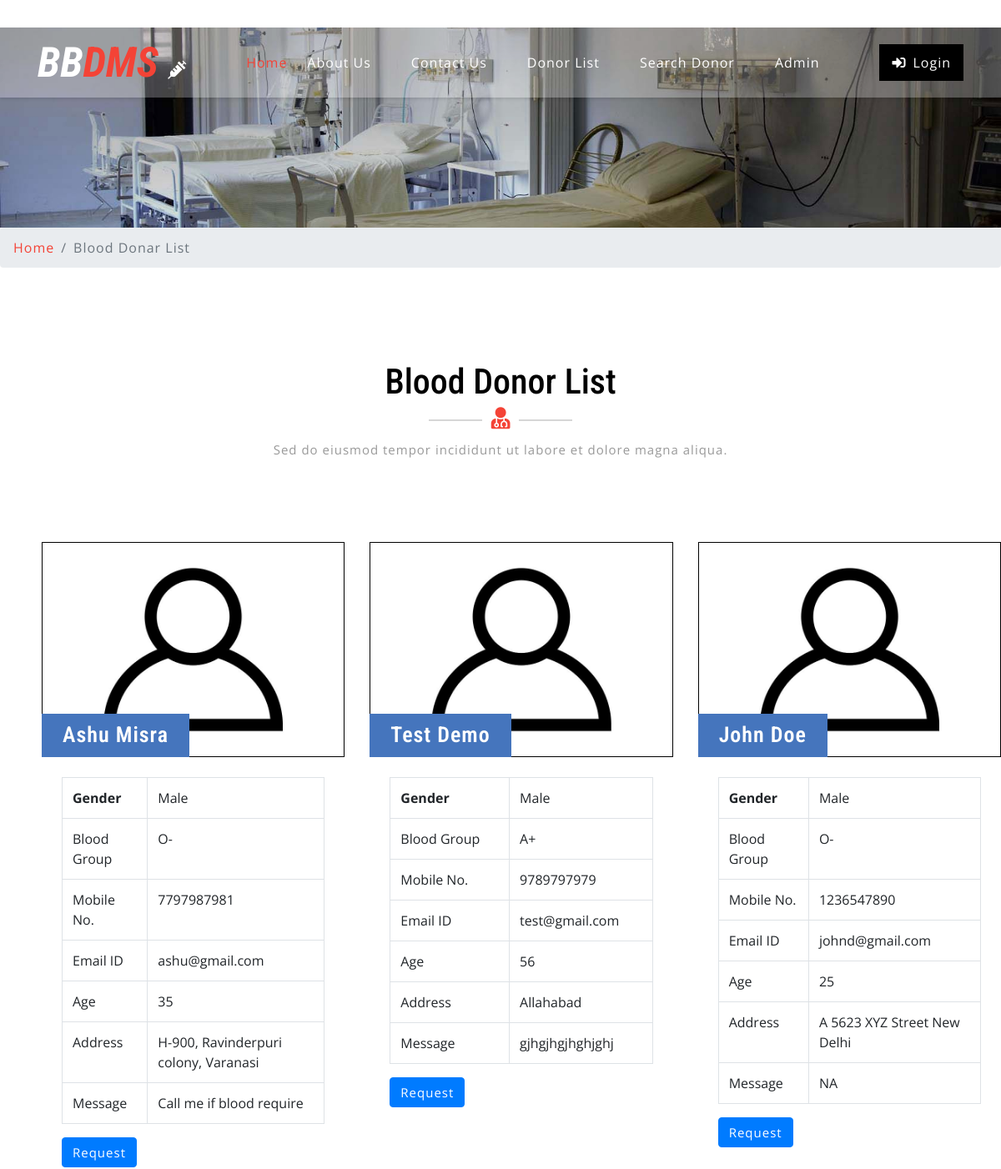
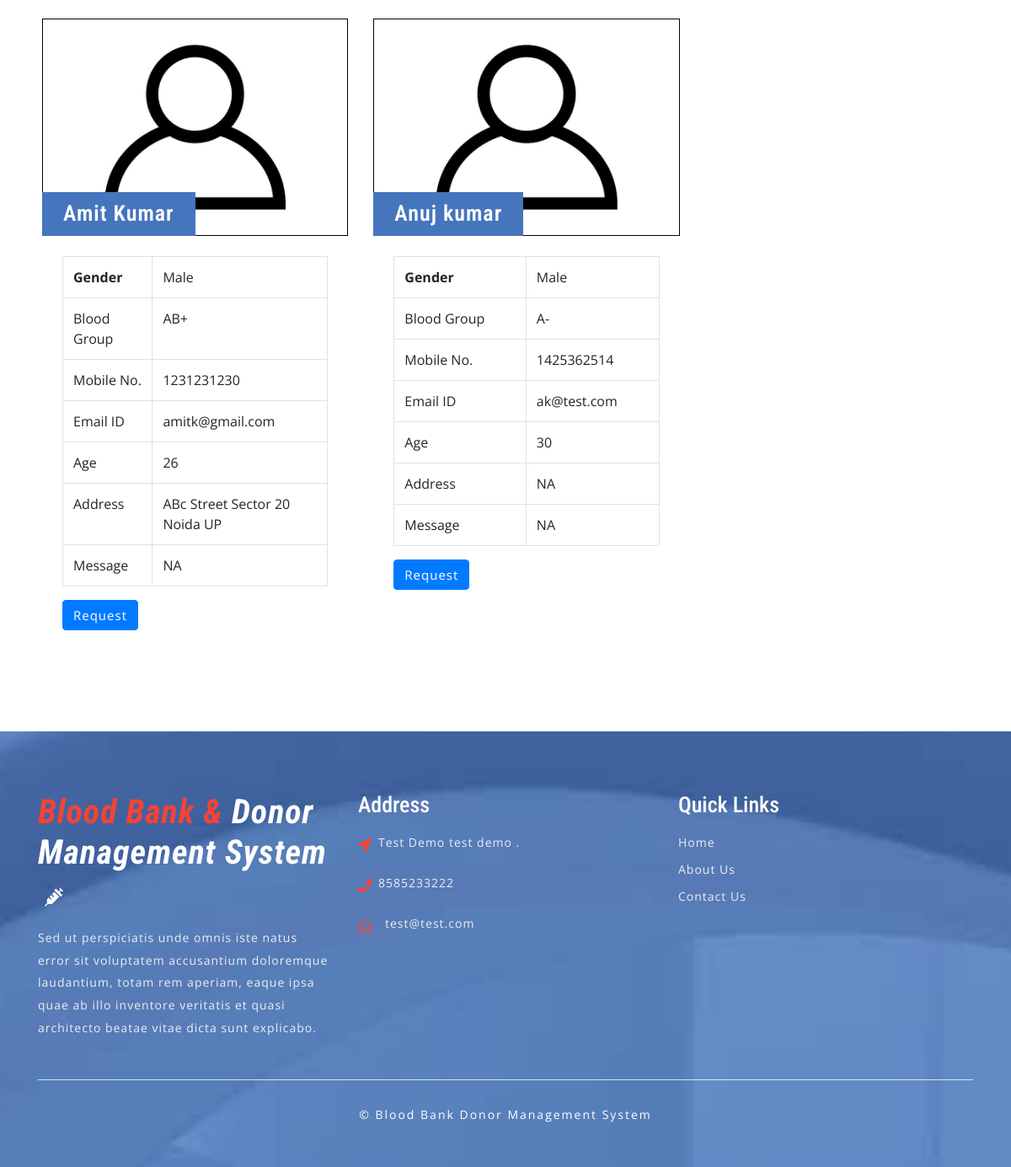
Page /donor-list.php on the committed database (2 pictures, top to bottom).
### tables this page shows
CREATE TABLE `tblblooddonars` (
  `id` int(11) NOT NULL,
  `FullName` varchar(100) DEFAULT NULL,
  `MobileNumber` char(11) DEFAULT NULL,
  `EmailId` varchar(100) DEFAULT NULL,
  `Gender` varchar(20) DEFAULT NULL,
  `Age` int(11) DEFAULT NULL,
  `BloodGroup` varchar(20) DEFAULT NULL,
  `Address` varchar(255) DEFAULT NULL,
  `Message` mediumtext DEFAULT NULL,
  `PostingDate` timestamp NOT NULL DEFAULT current_timestamp(),
  `status` int(1) DEFAULT NULL,
  `Password` varchar(250) DEFAULT NULL
);

CREATE TABLE `tblcontactusinfo` (
  `id` int(11) NOT NULL,
  `Address` tinytext DEFAULT NULL,
  `EmailId` varchar(255) DEFAULT NULL,
  `ContactNo` char(11) DEFAULT NULL
);

### donor-list.php (the view, shortened to what this page needs)
<?php
include('includes/config.php');
?>
<!DOCTYPE html>
<html lang="zxx">
<head>
	<link rel="stylesheet" href="css/bootstrap.css">
	<link rel="stylesheet" href="css/style.css" type="text/css" media="all" />
	<link rel="stylesheet" href="css/fontawesome-all.css">
</head>
<body>
	<?php include('includes/header.php');?>
	<div class="inner-banner-w3ls">
	</div>
	<div class="breadcrumb-agile">
		<div aria-label="breadcrumb">
			<ol class="breadcrumb">
				<li class="breadcrumb-item">
					<a href="index.php">Home</a>
				</li>
				<li class="breadcrumb-item active" aria-current="page">Blood Donar List</li>
			</ol>
		</div>
	</div>
	<div class="agileits-contact py-5">
		<div class="py-xl-5 py-lg-3">
			<div class="w3ls-titles text-center mb-5">
				<h3 class="title">Blood Donor List</h3>
				<span>
					<i class="fas fa-user-md"></i>
				</span>
				<p class="mt-2">Sed do eiusmod tempor incididunt ut labore et dolore magna aliqua.</p>
			</div>
			<div class="d-flex">
				<div class="row package-grids mt-5" style="padding-left: 50px;">
				<?php
$status=1;
$sql = "SELECT * from tblblooddonars where status=:status";
$query = $dbh -> prepare($sql);
$query->bindParam(':status',$status,PDO::PARAM_STR);
$query->execute();
$results=$query->fetchAll(PDO::FETCH_OBJ);
if($query->rowCount() > 0)
{
foreach($results as $result)
{ ?>
				<div class="col-md-4 pricing">
					<div class="price-top">
							<img src="images/blood-donor.jpg" alt="Blood Donot" style="border:1px #000 solid" class="img-fluid" />
						<h3><?php echo htmlentities($result->FullName);?>
						</h3>
					</div>
					<div class="price-bottom p-4">
<table class="table table-bordered">
    <tbody>
      <tr>
        <th>Gender</th>
        <td><?php echo htmlentities($result->Gender);?></td>
      </tr>
      <tr>
        <td>Blood Group</td>
        <td><?php echo htmlentities($result->BloodGroup);?></td>
      </tr>
      <tr>
        <td>Mobile No.</td>
        <td><?php echo htmlentities($result->MobileNumber);?></td>
      </tr>
         <tr>
        <td>Email ID</td>
        <td><?php echo htmlentities($result->EmailId);?></td>
      </tr>
               <tr>
        <td>Age</td>
        <td><?php echo htmlentities($result->Age);?></td>
      </tr>
        <tr>
        <td>Address</td>
        <td><?php echo htmlentities($result->Address);?></td>
      </tr>
<tr>
        <td>Message</td>
        <td><?php echo htmlentities($result->Message);?></td>
      </tr>
    </tbody>
</table>
<a class="btn btn-primary" style="color:#fff"  href="contact-blood.php?cid=<?php echo $result->id;?>">Request</a>
					</div>
				</div><br>
			<?php }} ?>
			</div>
			</div>
		</div>
	</div>
	<?php include('includes/footer.php');?>
</body>
</html>

### includes/footer.php (shortened to what this page needs)
<footer>
    <div class="w3ls-footer-grids pt-sm-4 pt-3">
      <div class="container py-xl-5 py-lg-3">
        <div class="row">
          <div class="col-md-4 w3l-footer">
            <h2 class="mb-sm-3 mb-2">
              <a href="index.php" class="text-white font-italic font-weight-bold">
                <span>Blood Bank & </span>Donor Management System
                <i class="fas fa-syringe ml-2"></i>
              </a>
            </h2>
            <p>Sed ut perspiciatis unde omnis iste natus error sit voluptatem accusantium doloremque laudantium, totam rem
              aperiam,
              eaque ipsa quae ab illo inventore veritatis et quasi architecto beatae vitae dicta sunt explicabo.</p>
          </div>
          <div class="col-md-4 w3l-footer my-md-0 my-4">
            <h3 class="mb-sm-3 mb-2 text-white">Address</h3>
            <ul class="list-unstyled">
              <?php
$sql = "SELECT * from tblcontactusinfo";
$query = $dbh -> prepare($sql);
$query->execute();
$results=$query->fetchAll(PDO::FETCH_OBJ);
if($query->rowCount() > 0)
{
foreach($results as $result)
{ ?>
              <li>
                <i class="fas fa-location-arrow float-left"></i>
                <p class="ml-4">
                  <span><?php  echo $result->Address; ?>. </p>
                <div class="clearfix"></div>
              </li>
              <li class="my-3">
                <i class="fas fa-phone float-left"></i>
                <p class="ml-4"><?php  echo $result->ContactNo; ?></p>
                <div class="clearfix"></div>
              </li>
              <li>
                <i class="far fa-envelope-open float-left"></i>
                <a href="mailto:info@example.com" class="ml-3"><?php  echo $result->EmailId; ?></a>
                <div class="clearfix"></div>
              </li>
            <?php } } ?></ul>
          </div>
          <div class="col-md-4 w3l-footer">
            <h3 class="mb-sm-3 mb-2 text-white">Quick Links</h3>
            <div class="nav-w3-l">
              <ul class="list-unstyled">
                <li>
                  <a href="index.php">Home</a>
                </li>
                <li class="mt-2">
                  <a href="about.php">About Us</a>
                </li>
                <li class="mt-2">
                  <a href="contact.php">Contact Us</a>
                </li>
              </ul>
            </div>
          </div>
        </div>
        <div class="border-top mt-5 pt-lg-4 pt-3 pb-lg-0 pb-3 text-center">
          <p class="copy-right-grids mt-lg-1">©  Blood Bank Donor Management System
          </p>
        </div>
      </div>
    </div>
  </footer>

### css/style.css (style rules this page uses)
body { padding: 0; margin: 0; background: #FFF; font-family: 'Open Sans', sans-serif; }
body a { transition: 0.5s all; -webkit-transition: 0.5s all; -moz-transition: 0.5s all; -o-transition: 0.5s all; -ms-transition: 0.5s all; text-decoration: none; }
h1, h2, h3, h4, h5, h6 { margin: 0; padding: 0; font-family: 'Roboto Condensed', sans-serif; }
p { margin: 0; padding: 0; font-family: 'Open Sans', sans-serif; font-size: 15px; letter-spacing: 1px; line-height: 1.9; color: #999; }
ul, ol { margin: 0; padding: 0; }
.navbar-light .navbar-brand, .navbar-light .navbar-brand:hover, .navbar-light .navbar-brand:focus, .w3l-footer h2 a span { color: #f44336; }
a.navbar-brand i, .w3l-footer h2 a i { color: #fff; font-size: 22px; }
h3.title { color: #000; font-size: 42px; }
.w3ls-titles span { position: relative; }
.w3ls-titles span:before { content: " "; background: #d6d6d6; width: 64px; height: 2px; position: absolute; top: 9px; left: -75px; }
.w3ls-titles span:after { content: " "; background: #d6d6d6; width: 64px; height: 2px; position: absolute; top: 9px; right: -75px; }
.w3ls-titles i { color: #f44336; font-size: 26px; margin-top: 5px; }
.pricing { -webkit-transition: all 0.5s; -moz-transition: all 0.5s; -o-transition: all 0.5s; -ms-transition: all 0.5s; transition: all 0.5s; }
.price-top { position: relative; }
.price-top h3 { font-size: 26px; color: #fff; position: absolute; background: #4575bd; padding: 10px 25px; bottom: 0; letter-spacing: 1px; text-align: center; font-weight: 600; }
.price-bottom { background: #fff; }
.price-bottom a { color: #999; letter-spacing: 1px; font-size: 15px; }
footer { background: url(../images/bg3.jpg) no-repeat center fixed; background-size: cover; -webkit-background-size: cover; -moz-background-size: cover; -o-background-size: cover; -moz-background-size: cover; }
.w3l-footer h2 a { font-size: 40px; letter-spacing: 1px; }
.w3l-footer h3 { font-size: 26px; }
.w3l-footer p, .w3l-footer p a, .w3l-footer ul li a { font-size: 14px; color: #efefef; letter-spacing: 1px; }
.w3l-footer ul li i { color: #f44336; line-height: 2; }
p.copy-right-grids { font-size: 14px; color: #fff; letter-spacing: 2px; }
.inner-banner-w3ls { background: url(../images/banner3.jpg) no-repeat center; background-size: cover; -webkit-background-size: cover; -moz-background-size: cover; -o-background-size: cover; -moz-background-size: cover; height: 20vw; }
.breadcrumb li a { color: #f44336; }
.breadcrumb li { letter-spacing: 1px; color: #000; }

### rows in the picture
tblblooddonars: FullName "Ashu Misra", Gender "Male", BloodGroup "O-", MobileNumber "7797987981", EmailId "ashu@gmail.com", Age "35", Address "H-900, Ravinderpuri colony, Varanasi", Message "Call me if blood require"
tblblooddonars: FullName "Test Demo", Gender "Male", BloodGroup "A+", MobileNumber "9789797979", EmailId "test@gmail.com", Age "56", Address "Allahabad", Message "gjhgjhgjhghjghj"
tblblooddonars: FullName "John Doe", Gender "Male", BloodGroup "O-", MobileNumber "1236547890", EmailId "johnd@gmail.com", Age "25", Address "A 5623 XYZ Street New Delhi", Message "NA"
tblblooddonars: FullName "Amit Kumar", Gender "Male", BloodGroup "AB+", MobileNumber "1231231230", EmailId "amitk@gmail.com", Age "26", Address "ABc Street Sector 20 Noida UP", Message "NA"
tblblooddonars: FullName "Anuj kumar", Gender "Male", BloodGroup "A-", MobileNumber "1425362514", EmailId "ak@test.com", Age "30", Address "NA", Message "NA"
tblcontactusinfo: Address "Test Demo test demo", ContactNo "8585233222", EmailId "test@test.com"
